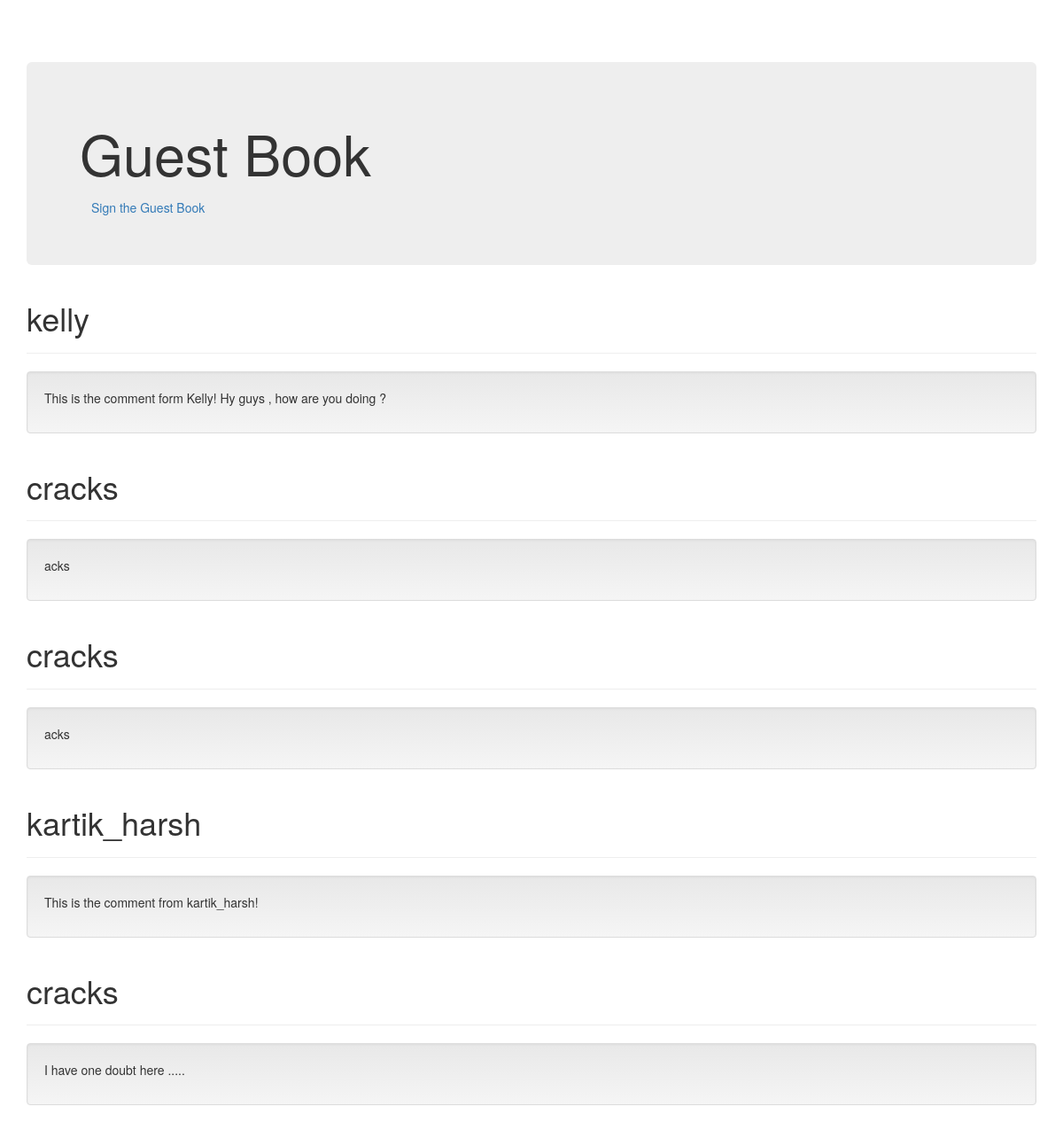
Page /guestbook/ on the committed database.
### guestbook/models.py (models this page shows, shortened)
class Comment(models.Model):
    name = models.CharField(max_length=20)
    comment = models.TextField()
    date_added = models.DateTimeField(default=timezone.now)

### guestbook/views.py (the view)
# urls.py: path('',views.index,name='index'),
def index(request):
    comments = Comment.objects.order_by('-date_added')
    context = {'comments' : comments}
    return render(request , 'guestbook/index.html' , context)

### guestbook/templates/guestbook/index.html (shortened to what this page needs)
{% load static %}
<!DOCTYPE html>
<html lang="en">
  <head>
    <link href="{% static 'guestbook/bootstrap.min.css' %}" rel="stylesheet">
    <link href="{% static 'guestbook/bootstrap-theme.min.css' %}" rel="stylesheet">
    <link href="{% static 'guestbook/theme.css' %}" rel="stylesheet">
  </head>
  <body>
    <div class="container theme-showcase" role="main">
      <div class="jumbotron">
        <h1>Guest Book</h1>
        <a type="button" class="btn btn-link" href="{% url 'sign' %}">Sign the Guest Book</a>
      </div>
      {% for c in comments %}
      <div class="page-header">
        <h1>{{ c.name }}</h1>
      </div>
      <div class="well">
        <p>{{ c.comment }}</p>
      </div>
      {% endfor %}
    </div>
  </body>
</html>

### guestbook/static/guestbook/theme.css (style rules this page uses)
body { padding-top: 70px; padding-bottom: 30px; }

### rows in the picture
Comment: name "kelly", comment "This is the comment form Kelly! Hy guys , how are you doing ?"
Comment: name "cracks", comment "acks"
Comment: name "cracks", comment "acks"
Comment: name "kartik_harsh", comment "This is the comment from kartik_harsh!"
Comment: name "cracks", comment "I have one doubt here ....."
